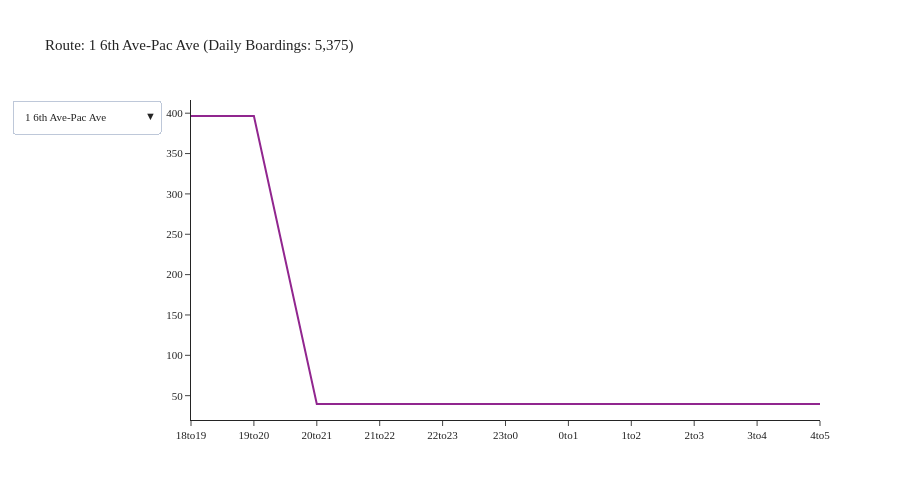

Here is the notebook cell this chart was saved with:
### Code cell
agency = 'Pierce Transit'
df = df_transit_line[df_transit_line['agency'] == agency]
df = df.groupby(['tod', 'description']).agg({'boardings': 'sum'}).reset_index()
fig = create_tod_chart(df)
fig.show()

### Figure 1 — Plotly figure (JSON) as saved in the notebook; plotly's stock layout.template omitted (floating-point values rounded to 4 significant figures)
{"data": [{"mode": "lines", "name": "1 6th Ave-Pac Ave", "type": "scatter", "visible": true, "x": ["18to19", "19to20", "20to21", "21to22", "22to23", "23to0", "0to1", "1to2", "2to3", "3to4", "4to5"], "y": [396.5, 396.5, 39.68, 39.68, 39.68, 39.68, 39.68, 39.68, 39.68, 39.68, 39.68]}, {"mode": "lines", "name": "10 Pearl Street", "type": "scatter", "visible": false, "x": ["18to19", "19to20", "20to21", "21to22", "22to23", "23to0", "0to1", "1to2", "2to3", "3to4", "4to5"], "y": [20.05, 20.05, 1.97, 1.97, 1.97, 1.97, 1.97, 1.97, 1.97, 1.97, 1.97]}, {"mode": "lines", "name": "100 Gig Harbor", "type": "scatter", "visible": false, "x": ["18to19", "19to20"], "y": [41.35, 41.35]}, {"mode": "lines", "name": "11 Pt Defiance", "type": "scatter", "visible": false, "x": ["18to19", "19to20", "20to21", "21to22", "22to23", "23to0", "0to1", "1to2", "2to3", "3to4", "4to5"], "y": [50.23, 50.23, 0.1907, 0.1907, 0.1907, 0.1907, 0.1907, 0.1907, 0.1907, 0.1907, 0.1907]}, {"mode": "lines", "name": "13 N 30th Street", "type": "scatter", "visible": false, "x": ["18to19", "19to20"], "y": [7.035, 7.035]}, {"mode": "lines", "name": "16 North End", "type": "scatter", "visible": false, "x": ["18to19", "19to20", "20to21", "21to22", "22to23", "23to0", "0to1", "1to2", "2to3", "3to4", "4to5"], "y": [58.87, 58.87, 1.898, 1.898, 1.898, 1.898, 1.898, 1.898, 1.898, 1.898, 1.898]}, {"mode": "lines", "name": "2 S 19th-Bridgeport", "type": "scatter", "visible": false, "x": ["18to19", "19to20", "20to21", "21to22", "22to23", "23to0", "0to1", "1to2", "2to3", "3to4", "4to5"], "y": [216.8, 216.8, 32.18, 32.18, 32.18, 32.18, 32.18, 32.18, 32.18, 32.18, 32.18]}, {"mode": "lines", "name": "202 S 72nd Street", "type": "scatter", "visible": false, "x": ["18to19", "19to20", "20to21", "21to22", "22to23", "23to0", "0to1", "1to2", "2to3", "3to4", "4to5"], "y": [12.68, 12.68, 1.416, 1.416, 1.416, 1.416, 1.416, 1.416, 1.416, 1.416, 1.416]}, {"mode": "lines", "name": "206 PacHwy-Till_Madg", "type": "scatter", "visible": false, "x": ["18to19", "19to20", "20to21", "21to22", "22to23", "23to0", "0to1", "1to2", "2to3", "3to4", "4to5"], "y": [30.61, 30.61, 3.345, 3.345, 3.345, 3.345, 3.345, 3.345, 3.345, 3.345, 3.345]}, {"mode": "lines", "name": "212 Steilacoom", "type": "scatter", "visible": false, "x": ["18to19", "19to20", "20to21", "21to22", "22to23", "23to0", "0to1", "1to2", "2to3", "3to4", "4to5"], "y": [39.2, 39.2, 1.396, 1.396, 1.396, 1.396, 1.396, 1.396, 1.396, 1.396, 1.396]}, {"mode": "lines", "name": "214 Washington", "type": "scatter", "visible": false, "x": ["18to19", "19to20", "20to21", "21to22", "22to23", "23to0", "0to1", "1to2", "2to3", "3to4", "4to5"], "y": [30.77, 30.77, 2.144, 2.144, 2.144, 2.144, 2.144, 2.144, 2.144, 2.144, 2.144]}, {"mode": "lines", "name": "28 S 12th St", "type": "scatter", "visible": false, "x": ["18to19", "19to20", "20to21", "21to22", "22to23", "23to0", "0to1", "1to2", "2to3", "3to4", "4to5"], "y": [6.339, 6.339, 0.9003, 0.9003, 0.9003, 0.9003, 0.9003, 0.9003, 0.9003, 0.9003, 0.9003]}, {"mode": "lines", "name": "3 Lakewood-Tacoma", "type": "scatter", "visible": false, "x": ["18to19", "19to20", "20to21", "21to22", "22to23", "23to0", "0to1", "1to2", "2to3", "3to4", "4to5"], "y": [171.7, 171.7, 5.526, 5.526, 5.526, 5.526, 5.526, 5.526, 5.526, 5.526, 5.526]}, {"mode": "lines", "name": "4 Lakewd-South Hill", "type": "scatter", "visible": false, "x": ["18to19", "19to20", "20to21", "21to22", "22to23", "23to0", "0to1", "1to2", "2to3", "3to4", "4to5"], "y": [108.7, 108.7, 1.654, 1.654, 1.654, 1.654, 1.654, 1.654, 1.654, 1.654, 1.654]}, {"mode": "lines", "name": "400 Puyllp-Tacoma", "type": "scatter", "visible": false, "x": ["18to19", "19to20", "20to21", "21to22", "22to23", "23to0", "0to1", "1to2", "2to3", "3to4", "4to5"], "y": [114.0, 114.0, 2.679, 2.679, 2.679, 2.679, 2.679, 2.679, 2.679, 2.679, 2.679]}, {"mode": "lines", "name": "402 Meridian", "type": "scatter", "visible": false, "x": ["18to19", "19to20"], "y": [96.13, 96.13]}, {"mode": "lines", "name": "409 Puyallup-S 72nd", "type": "scatter", "visible": false, "x": [], "y": []}, {"mode": "lines", "name": "41 S 56th St-Salish", "type": "scatter", "visible": false, "x": ["18to19", "19to20", "20to21", "21to22", "22to23", "23to0", "0to1", "1to2", "2to3", "3to4", "4to5"], "y": [51.43, 51.43, 6.25, 6.25, 6.25, 6.25, 6.25, 6.25, 6.25, 6.25, 6.25]}, {"mode": "lines", "name": "42 McKinley Ave", "type": "scatter", "visible": false, "x": ["18to19", "19to20", "20to21", "21to22", "22to23", "23to0", "0to1", "1to2", "2to3", "3to4", "4to5"], "y": [38.05, 38.05, 4.816, 4.816, 4.816, 4.816, 4.816, 4.816, 4.816, 4.816, 4.816]}, {"mode": "lines", "name": "425 Puyallup Cnectr", "type": "scatter", "visible": false, "x": [], "y": []}, {"mode": "lines", "name": "45 Yakima", "type": "scatter", "visible": false, "x": ["18to19", "19to20", "20to21", "21to22", "22to23", "23to0", "0to1", "1to2", "2to3", "3to4", "4to5"], "y": [26.58, 26.58, 1.59, 1.59, 1.59, 1.59, 1.59, 1.59, 1.59, 1.59, 1.59]}, {"mode": "lines", "name": "48 Sheridan-M St", "type": "scatter", "visible": false, "x": ["18to19", "19to20", "20to21", "21to22", "22to23", "23to0", "0to1", "1to2", "2to3", "3to4", "4to5"], "y": [105.8, 105.8, 1.535, 1.535, 1.535, 1.535, 1.535, 1.535, 1.535, 1.535, 1.535]}, {"mode": "lines", "name": "497 Lakelnd Hills Ex", "type": "scatter", "visible": false, "x": ["18to19", "19to20"], "y": [18.12, 18.12]}, {"mode": "lines", "name": "500 Federal Way", "type": "scatter", "visible": false, "x": ["18to19", "19to20", "20to21", "21to22", "22to23", "23to0", "0to1", "1to2", "2to3", "3to4", "4to5"], "y": [59.53, 59.53, 13.68, 13.68, 13.68, 13.68, 13.68, 13.68, 13.68, 13.68, 13.68]}, {"mode": "lines", "name": "501 Miltn-Fed Way", "type": "scatter", "visible": false, "x": ["18to19", "19to20"], "y": [85.09, 85.09]}, {"mode": "lines", "name": "52 Fircrest-TCC", "type": "scatter", "visible": false, "x": ["18to19", "19to20", "20to21", "21to22", "22to23", "23to0", "0to1", "1to2", "2to3", "3to4", "4to5"], "y": [10.22, 10.22, 1.019, 1.019, 1.019, 1.019, 1.019, 1.019, 1.019, 1.019, 1.019]}, {"mode": "lines", "name": "53 University Plc", "type": "scatter", "visible": false, "x": ["18to19", "19to20", "20to21", "21to22", "22to23", "23to0", "0to1", "1to2", "2to3", "3to4", "4to5"], "y": [33.87, 33.87, 2.604, 2.604, 2.604, 2.604, 2.604, 2.604, 2.604, 2.604, 2.604]}, {"mode": "lines", "name": "54 S 38th St-Port Av", "type": "scatter", "visible": false, "x": ["18to19", "19to20", "20to21", "21to22", "22to23", "23to0", "0to1", "1to2", "2to3", "3to4", "4to5"], "y": [16.76, 16.76, 1.681, 1.681, 1.681, 1.681, 1.681, 1.681, 1.681, 1.681, 1.681]}, {"mode": "lines", "name": "55 Tacoma Mall", "type": "scatter", "visible": false, "x": ["18to19", "19to20", "20to21", "21to22", "22to23", "23to0", "0to1", "1to2", "2to3", "3to4", "4to5"], "y": [9.258, 9.258, 2.064, 2.064, 2.064, 2.064, 2.064, 2.064, 2.064, 2.064, 2.064]}, {"mode": "lines", "name": "57 Union-19th-Hilltp", "type": "scatter", "visible": false, "x": ["18to19", "19to20", "20to21", "21to22", "22to23", "23to0", "0to1", "1to2", "2to3", "3to4", "4to5"], "y": [22.1, 22.1, 3.302, 3.302, 3.302, 3.302, 3.302, 3.302, 3.302, 3.302, 3.302]}, {"mode": "lines", "name": "63 NE Tacoma", "type": "scatter", "visible": false, "x": [], "y": []}], "layout": {"font": {"size": 11}, "height": 500, "title": {"text": "Route: 1 6th Ave-Pac Ave (Daily Boardings: 5,375)"}, "updatemenus": [{"buttons": [{"args": [{"visible": [true, false, false, false, false, false, false, false, false, false, false, false, false, false, false, false, false, false, false, false, false, false, false, false, false, false, false, false, false, false, false]}, {"title": "Route: 1 6th Ave-Pac Ave (Daily Boardings: 5,375)"}], "label": "1 6th Ave-Pac Ave", "method": "update"}, {"args": [{"visible": [false, true, false, false, false, false, false, false, false, false, false, false, false, false, false, false, false, false, false, false, false, false, false, false, false, false, false, false, false, false, false]}, {"title": "Route: 10 Pearl Street (Daily Boardings: 620)"}], "label": "10 Pearl Street", "method": "update"}, {"args": [{"visible": [false, false, true, false, false, false, false, false, false, false, false, false, false, false, false, false, false, false, false, false, false, false, false, false, false, false, false, false, false, false, false]}, {"title": "Route: 100 Gig Harbor (Daily Boardings: 555)"}], "label": "100 Gig Harbor", "method": "update"}, {"args": [{"visible": [false, false, false, true, false, false, false, false, false, false, false, false, false, false, false, false, false, false, false, false, false, false, false, false, false, false, false, false, false, false, false]}, {"title": "Route: 11 Pt Defiance (Daily Boardings: 761)"}], "label": "11 Pt Defiance", "method": "update"}, {"args": [{"visible": [false, false, false, false, true, false, false, false, false, false, false, false, false, false, false, false, false, false, false, false, false, false, false, false, false, false, false, false, false, false, false]}, {"title": "Route: 13 N 30th Street (Daily Boardings: 136)"}], "label": "13 N 30th Street", "method": "update"}, {"args": [{"visible": [false, false, false, false, false, true, false, false, false, false, false, false, false, false, false, false, false, false, false, false, false, false, false, false, false, false, false, false, false, false, false]}, {"title": "Route: 16 North End (Daily Boardings: 675)"}], "label": "16 North End", "method": "update"}, {"args": [{"visible": [false, false, false, false, false, false, true, false, false, false, false, false, false, false, false, false, false, false, false, false, false, false, false, false, false, false, false, false, false, false, false]}, {"title": "Route: 2 S 19th-Bridgeport (Daily Boardings: 2,886)"}], "label": "2 S 19th-Bridgeport", "method": "update"}, {"args": [{"visible": [false, false, false, false, false, false, false, true, false, false, false, false, false, false, false, false, false, false, false, false, false, false, false, false, false, false, false, false, false, false, false]}, {"title": "Route: 202 S 72nd Street (Daily Boardings: 453)"}], "label": "202 S 72nd Street", "method": "update"}, {"args": [{"visible": [false, false, false, false, false, false, false, false, true, false, false, false, false, false, false, false, false, false, false, false, false, false, false, false, false, false, false, false, false, false, false]}, {"title": "Route: 206 PacHwy-Till_Madg (Daily Boardings: 687)"}], "label": "206 PacHwy-Till_Madg", "method": "update"}, {"args": [{"visible": [false, false, false, false, false, false, false, false, false, true, false, false, false, false, false, false, false, false, false, false, false, false, false, false, false, false, false, false, false, false, false]}, {"title": "Route: 212 Steilacoom (Daily Boardings: 650)"}], "label": "212 Steilacoom", "method": "update"}, {"args": [{"visible": [false, false, false, false, false, false, false, false, false, false, true, false, false, false, false, false, false, false, false, false, false, false, false, false, false, false, false, false, false, false, false]}, {"title": "Route: 214 Washington (Daily Boardings: 589)"}], "label": "214 Washington", "method": "update"}, {"args": [{"visible": [false, false, false, false, false, false, false, false, false, false, false, true, false, false, false, false, false, false, false, false, false, false, false, false, false, false, false, false, false, false, false]}, {"title": "Route: 28 S 12th St (Daily Boardings: 319)"}], "label": "28 S 12th St", "method": "update"}, {"args": [{"visible": [false, false, false, false, false, false, false, false, false, false, false, false, true, false, false, false, false, false, false, false, false, false, false, false, false, false, false, false, false, false, false]}, {"title": "Route: 3 Lakewood-Tacoma (Daily Boardings: 1,992)"}], "label": "3 Lakewood-Tacoma", "method": "update"}, {"args": [{"visible": [false, false, false, false, false, false, false, false, false, false, false, false, false, true, false, false, false, false, false, false, false, false, false, false, false, false, false, false, false, false, false]}, {"title": "Route: 4 Lakewd-South Hill (Daily Boardings: 1,555)"}], "label": "4 Lakewd-South Hill", "method": "update"}, {"args": [{"visible": [false, false, false, false, false, false, false, false, false, false, false, false, false, false, true, false, false, false, false, false, false, false, false, false, false, false, false, false, false, false, false]}, {"title": "Route: 400 Puyllp-Tacoma (Daily Boardings: 1,413)"}], "label": "400 Puyllp-Tacoma", "method": "update"}, {"args": [{"visible": [false, false, false, false, false, false, false, false, false, false, false, false, false, false, false, true, false, false, false, false, false, false, false, false, false, false, false, false, false, false, false]}, {"title": "Route: 402 Meridian (Daily Boardings: 1,750)"}], "label": "402 Meridian", "method": "update"}, {"args": [{"visible": [false, false, false, false, false, false, false, false, false, false, false, false, false, false, false, false, true, false, false, false, false, false, false, false, false, false, false, false, false, false, false]}, {"title": "Route: 409 Puyallup-S 72nd (Daily Boardings: 121)"}], "label": "409 Puyallup-S 72nd", "method": "update"}, {"args": [{"visible": [false, false, false, false, false, false, false, false, false, false, false, false, false, false, false, false, false, true, false, false, false, false, false, false, false, false, false, false, false, false, false]}, {"title": "Route: 41 S 56th St-Salish (Daily Boardings: 1,300)"}], "label": "41 S 56th St-Salish", "method": "update"}, {"args": [{"visible": [false, false, false, false, false, false, false, false, false, false, false, false, false, false, false, false, false, false, true, false, false, false, false, false, false, false, false, false, false, false, false]}, {"title": "Route: 42 McKinley Ave (Daily Boardings: 814)"}], "label": "42 McKinley Ave", "method": "update"}, {"args": [{"visible": [false, false, false, false, false, false, false, false, false, false, false, false, false, false, false, false, false, false, false, true, false, false, false, false, false, false, false, false, false, false, false]}, {"title": "Route: 425 Puyallup Cnectr (Daily Boardings: 137)"}], "label": "425 Puyallup Cnectr", "method": "update"}, {"args": [{"visible": [false, false, false, false, false, false, false, false, false, false, false, false, false, false, false, false, false, false, false, false, true, false, false, false, false, false, false, false, false, false, false]}, {"title": "Route: 45 Yakima (Daily Boardings: 803)"}], "label": "45 Yakima", "method": "update"}, {"args": [{"visible": [false, false, false, false, false, false, false, false, false, false, false, false, false, false, false, false, false, false, false, false, false, true, false, false, false, false, false, false, false, false, false]}, {"title": "Route: 48 Sheridan-M St (Daily Boardings: 1,501)"}], "label": "48 Sheridan-M St", "method": "update"}, {"args": [{"visible": [false, false, false, false, false, false, false, false, false, false, false, false, false, false, false, false, false, false, false, false, false, false, true, false, false, false, false, false, false, false, false]}, {"title": "Route: 497 Lakelnd Hills Ex (Daily Boardings: 194)"}], "label": "497 Lakelnd Hills Ex", "method": "update"}, {"args": [{"visible": [false, false, false, false, false, false, false, false, false, false, false, false, false, false, false, false, false, false, false, false, false, false, false, true, false, false, false, false, false, false, false]}, {"title": "Route: 500 Federal Way (Daily Boardings: 898)"}], "label": "500 Federal Way", "method": "update"}, {"args": [{"visible": [false, false, false, false, false, false, false, false, false, false, false, false, false, false, false, false, false, false, false, false, false, false, false, false, true, false, false, false, false, false, false]}, {"title": "Route: 501 Miltn-Fed Way (Daily Boardings: 1,067)"}], "label": "501 Miltn-Fed Way", "method": "update"}, {"args": [{"visible": [false, false, false, false, false, false, false, false, false, false, false, false, false, false, false, false, false, false, false, false, false, false, false, false, false, true, false, false, false, false, false]}, {"title": "Route: 52 Fircrest-TCC (Daily Boardings: 334)"}], "label": "52 Fircrest-TCC", "method": "update"}, {"args": [{"visible": [false, false, false, false, false, false, false, false, false, false, false, false, false, false, false, false, false, false, false, false, false, false, false, false, false, false, true, false, false, false, false]}, {"title": "Route: 53 University Plc (Daily Boardings: 1,104)"}], "label": "53 University Plc", "method": "update"}, {"args": [{"visible": [false, false, false, false, false, false, false, false, false, false, false, false, false, false, false, false, false, false, false, false, false, false, false, false, false, false, false, true, false, false, false]}, {"title": "Route: 54 S 38th St-Port Av (Daily Boardings: 380)"}], "label": "54 S 38th St-Port Av", "method": "update"}, {"args": [{"visible": [false, false, false, false, false, false, false, false, false, false, false, false, false, false, false, false, false, false, false, false, false, false, false, false, false, false, false, false, true, false, false]}, {"title": "Route: 55 Tacoma Mall (Daily Boardings: 382)"}], "label": "55 Tacoma Mall", "method": "update"}, {"args": [{"visible": [false, false, false, false, false, false, false, false, false, false, false, false, false, false, false, false, false, false, false, false, false, false, false, false, false, false, false, false, false, true, false]}, {"title": "Route: 57 Union-19th-Hilltp (Daily Boardings: 1,017)"}], "label": "57 Union-19th-Hilltp", "method": "update"}, {"args": [{"visible": [false, false, false, false, false, false, false, false, false, false, false, false, false, false, false, false, false, false, false, false, false, false, false, false, false, false, false, false, false, false, true]}, {"title": "Route: 63 NE Tacoma (Daily Boardings: 52)"}], "label": "63 NE Tacoma", "method": "update"}], "direction": "down", "showactive": true}], "width": 900, "yaxis": {"tickformat": ".00f"}}}
